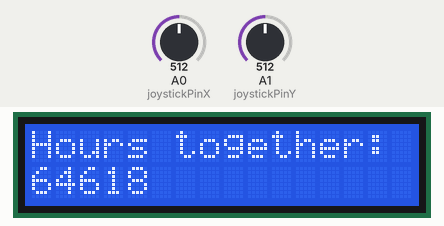
This sketch was run on a simulated Arduino Uno, built with avr-gcc and run on an emulated ATmega328P. Shown: 16×2 character LCD. Inputs (shaded band) come from the test bench; at power-on: A0 (joystickPinX) = 512, A1 (joystickPinY) = 512. The local clock reads 2024-03-15 10:24:30 at power-on unless the sketch sets it.

Above: at 1.2 s.
1.3 s: A0 (joystickPinX) set to 484
At 1.7 s:
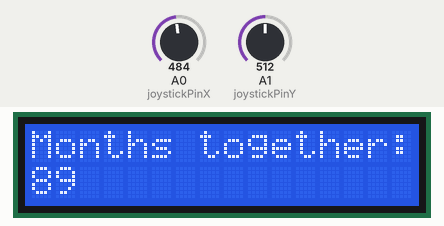
2.9 s: A1 (joystickPinY) set to 484
At 3.9 s:
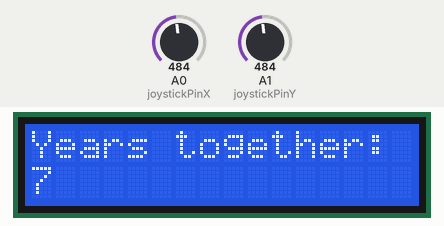
4.5 s: A0 (joystickPinX) set to 218
6.0 s: A0 (joystickPinX) set to 188
At 6.6 s:
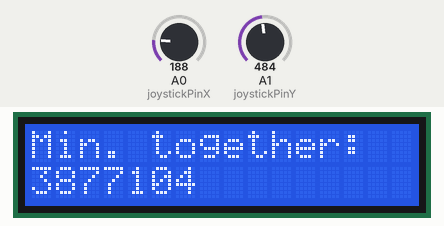
7.6 s: A0 (joystickPinX) set to 210
At 8.3 s:
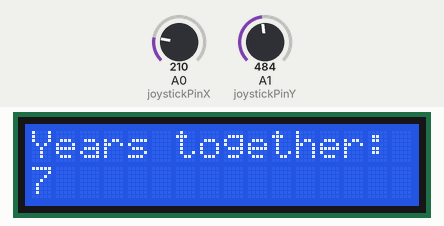
9.1 s: A1 (joystickPinY) set to 190
At 10.2 s:
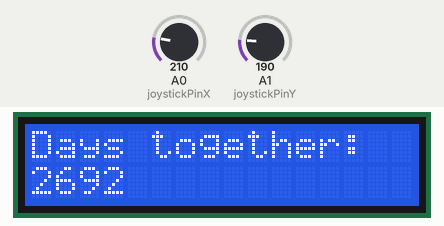
Timing chart, 0 to 11.7 s (numbered marks = the images above; inputs shaded):
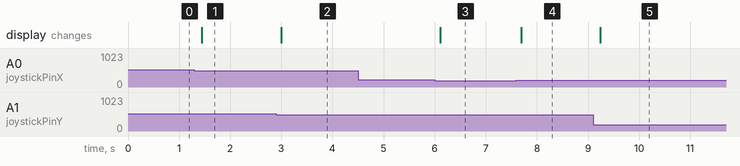

The sketch:

Joystick-multi-dir-lcd-disp.ino
```cpp
#include <Wire.h>
#include <RTClib.h>
#include <LiquidCrystal_I2C.h>

RTC_DS1307 rtc;

// Define LCD pinouts
const int en = 2, rw = 1, rs = 0, d4 = 4, d5 = 5, d6 = 6, d7 = 7, bl = 3;

// Define I2C Adress - change if needed
const int i2c_addr = 0x27;

// Initialize the LCD object with the address of the display
LiquidCrystal_I2C lcd(0x27, en, rw, rs, d4, d5, d6, d7, bl, POSITIVE);

// Set the predetermined date (date you met)
DateTime metDate(2016, 10, 31, 0, 0, 0);

// Joystick pins
const int joystickPinX = A0;
const int joystickPinY = A1;
int currentMode = 4;

void setup() {
  Wire.begin();
  lcd.begin(16, 2);
  lcd.setBacklight(HIGH);

  if (!rtc.begin()) {
    lcd.print("RTC not found!");
    while (1);
  }

  if (!rtc.isrunning()) {
    lcd.print("RTC not running!");
    delay(2000);
    // Uncomment the following line to set the RTC to the current date and time
    // rtc.adjust(DateTime(F(__DATE__), F(__TIME__)));
  }
}


void loop() {
  DateTime now = rtc.now();
  long difference = now.unixtime() - metDate.unixtime();

  int joystickValueX = analogRead(joystickPinX);
  int joystickValueY = analogRead(joystickPinY);

  // Determine the direction based on joystick values
  if (joystickValueX < 200) {
    currentMode = 0; // Left
  } else if (joystickValueX > 500) {
    currentMode = 1; // Right
  } else if (joystickValueY < 200) {
    currentMode = 2; // Up
  } else if (joystickValueY > 500) {
    currentMode = 3; // Down
  } else {
    currentMode = 4; // Centered
  }

  lcd.clear();
  switch(currentMode) {
    case 0:
      lcd.print("Min. together:");
      lcd.setCursor(0, 1);
      lcd.print(difference / 60);
      break;
    case 1:
      lcd.print("Hours together:");
      lcd.setCursor(0, 1);
      lcd.print(difference / 3600);
      break;
    case 2:
      lcd.print("Days together:");
      lcd.setCursor(0, 1);
      lcd.print(difference / 86400);
      break;
    case 3:
      lcd.print("Months together:");
      lcd.setCursor(0, 1);
      lcd.print((difference / 86400) / 30); // Approximating month as 30 days
      break;
    case 4:
      lcd.print("Years together:");
      lcd.setCursor(0, 1);
      lcd.print((difference / 86400) / 365); // Approximating year as 365 days
      break;
  }

  delay(200); // Debounce and refresh rate
}
```

Measured:
- the behaviour switches between 501 and 500 on A0 (joystickPinX) (found by bisection; images 0 and 1)
- the behaviour switches between 501 and 500 on A1 (joystickPinY) (found by bisection; images 1 and 2)
- the behaviour switches between 200 and 199 on A0 (joystickPinX) (found by bisection; images 2 and 3)
- after the input at 1.3 s, the display: changes after 0.14 s (image 1)
- after the input at 2.9 s, the display: changes after 0.10 s (image 2)
- after the input at 4.5 s, every drawn part: stays the same
- after the input at 6.0 s, the display: changes after 0.11 s (image 3)
- after the input at 7.6 s, the display: changes after 0.09 s (image 4)
- after the input at 9.1 s, the display: changes after 0.14 s (image 5)
